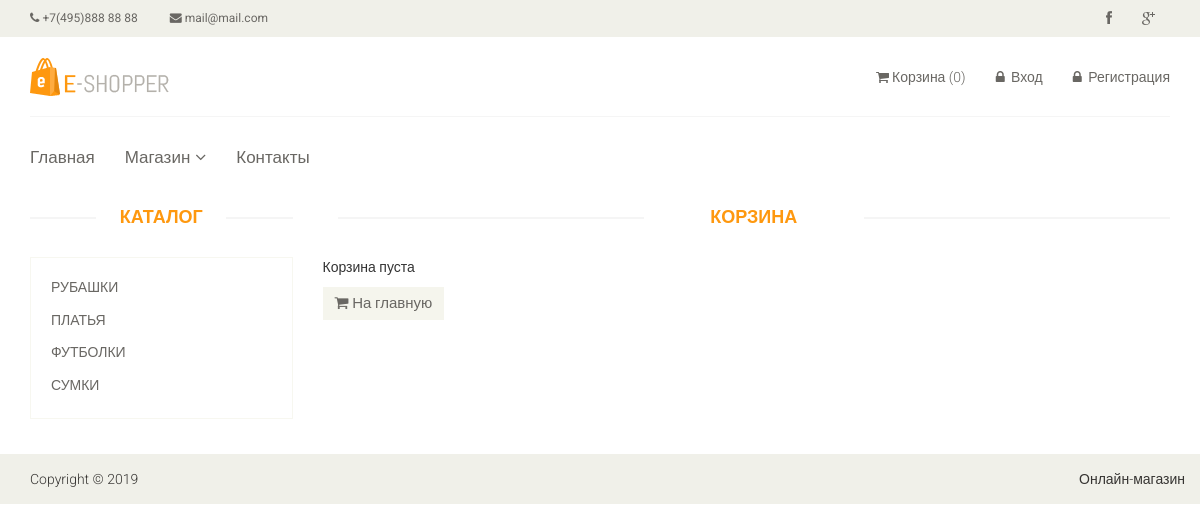
Page /cart/ on the committed database.
### tables this page shows
CREATE TABLE IF NOT EXISTS `category` (
  `id` int(11) NOT NULL AUTO_INCREMENT,
  `name` varchar(255) NOT NULL,
  `sort_order` int(11) NOT NULL DEFAULT '0',
  `status` int(11) NOT NULL DEFAULT '1',
  PRIMARY KEY (`id`)
);

### config/routes.php (called while the page is built)
<?php
return array(
    'product/([0-9]+)' => 'product/view/$1',
    'catalog' => 'catalog/index',
    'category/([0-9]+)/page-([0-9]+)' => 'catalog/category/$1/$2',
    'category/([0-9]+)' => 'catalog/category/$1',
    'cart/addAjax/([0-9]+)' => 'cart/addAjax/$1',
    'cart/checkout' => 'cart/checkout',
    'cart/delete/([0-9]+)' => 'cart/delete/$1',
    'cart/add/([0-9]+)' => 'cart/add/$1',
    'cart' => 'cart/index',
    'user/register' => 'user/register',
    'user/login' => 'user/login',
    'user/logout' => 'user/logout',
    'cabinet/edit' => 'cabinet/edit',
    'cabinet' => 'cabinet/index',
    'contacts' => 'site/contact',
    '' => 'site/index',
);

### controllers/CartController.php (called while the page is built, shortened)
<?php
class CartController
{
    public function actionIndex()
    {
        $categories = Category::getCategoriesList();
        $productsInCart = Cart::getProducts();
        require_once(ROOT . '/views/cart/index.php');
        return true;
    }
}

### index.php (called while the page is built, shortened)
<?php
$router = new Router();
$router->run();

### models/Category.php (called while the page is built)
<?php
class Category
{
    public static function getCategoriesList()
    {
        $db = Db::getConnection();
        $categoryList = array();
        $result = $db->query('SELECT id, name FROM category '
                . 'ORDER BY sort_order ASC');
        $i = 0;
        while ($row = $result->fetch()) {
            $categoryList[$i]['id'] = $row['id'];
            $categoryList[$i]['name'] = $row['name'];
            $i++;
        }
        return $categoryList;
    }
}

### models/Cart.php (called while the page is built, shortened)
<?php
class Cart
{
    public static function getProducts()
    {
        return false;
    }
}

### views/cart/index.php (the view)
<?php include ROOT . '/views/layouts/header.php'; ?>
<section>
    <div class="container">
        <div class="row">
            <div class="col-sm-3">
                <div class="left-sidebar">
                    <h2>Каталог</h2>
                    <div class="panel-group category-products">
                        <?php foreach ($categories as $categoryItem): ?>
                            <div class="panel panel-default">
                                <div class="panel-heading">
                                    <h4 class="panel-title">
                                        <a href="/category/<?php echo $categoryItem['id'];?>">
                                            <?php echo $categoryItem['name'];?>
                                        </a>
                                    </h4>
                                </div>
                            </div>
                        <?php endforeach; ?>
                    </div>
                </div>
            </div>
            <div class="col-sm-9 padding-right">
                <div class="features_items">
                    <h2 class="title text-center">Корзина</h2>
                    <?php if ($productsInCart): ?>
                        <p>Ваши выбранные товары:</p>
                        <table class="table-bordered table-striped table">
                            <tr>
                                <th>Код товара</th>
                                <th>Название</th>
                                <th>Стоимость</th>
                                <th>Количество</th>
                            </tr>
                            <?php foreach ($products as $product): ?>
                                <tr>
                                    <td><?php echo $product['code'];?></td>
                                    <td>
                                        <a href="/product/<?php echo $product['id'];?>">
                                            <?php echo $product['name'];?>
                                        </a>
                                    </td>
                                    <td><?php echo $product['price'];?></td>
                                    <td><?php echo $productsInCart[$product['id']];?></td>
                                    <td>
                                        <a class="btn btn-default checkout" href="/cart/delete/<?php echo $product['id'];?>">
                                            <i class="fa fa-times"></i>
                                        </a>
                                    </td>
                                </tr>
                            <?php endforeach; ?>
                                <tr>
                                    <td colspan="3">Общая стоимость:</td>
                                    <td><?php echo $totalPrice;?></td>
                                </tr>
                        </table>
                        <a class="btn btn-default checkout" href="/cart/checkout"><i class="fa fa-shopping-cart"></i>Оформить заказ</a>
                    <?php else: ?>
                        <p>Корзина пуста</p>
                        <a class="btn btn-default checkout" href="/"><i class="fa fa-shopping-cart"></i> На главную</a>
                    <?php endif; ?>
                </div>
            </div>
        </div>
    </div>
</section>
<?php include ROOT . '/views/layouts/footer.php'; ?>

### models/Router.php (shortened to what this page needs)
<?php
class Router
{
    private $routes;
    public function __construct()
    {
        $routesPath = ROOT . '/config/routes.php';
        $this->routes = include($routesPath);
    }
    private function getURI()
    {
        if (!empty($_SERVER['REQUEST_URI'])) {
            return trim($_SERVER['REQUEST_URI'], '/');
        }
    }
    public function run()
    {
        $uri = $this->getURI();
        foreach ($this->routes as $uriPattern => $path) {
            if (preg_match("~$uriPattern~", $uri)) {
                $internalRoute = preg_replace("~$uriPattern~", $path, $uri);
                $segments = explode('/', $internalRoute);
                $controllerName = array_shift($segments) . 'Controller';
                $actionName = 'action' . ucfirst(array_shift($segments));
                $parameters = $segments;
                $controllerObject = new $controllerName;
                $result = call_user_func_array(array($controllerObject, $actionName), $parameters);
                if ($result != null) {
                    break;
                }
            }
        }
    }
}

### template/css/main.css (style rules this page uses)
body { font-family: 'Roboto', sans-serif; background:; position: relative; font-weight:400px; }
html, body { height: 100%; margin: 0; padding: 0; }
a { -webkit-transition: 300ms; -moz-transition: 300ms; -o-transition: 300ms; transition: 300ms; }
h1, h2, h3, h4, h5, h6 { font-family: 'Roboto', sans-serif; }
.category-products { border: 1px solid #F7F7F0; margin-bottom: 35px; padding-bottom: 20px; padding-top: 15px; }
.left-sidebar h2, .brands_products h2 { color: #FE980F; font-family: 'Roboto', sans-serif; font-size: 18px; font-weight: 700; margin: 0 auto 30px; text-align: center; text-transform: uppercase; position: relative; z-index:3; }
.left-sidebar h2:after, h2.title:after { content: " "; position: absolute; border: 1px solid #f5f5f5; bottom:8px; left: 0; width: 100%; height: 0; z-index: -2; }
.left-sidebar h2:before { content: " "; position: absolute; background: #fff; bottom: -6px; width: 130px; height: 30px; z-index: -1; left: 50%; margin-left: -65px; }
h2.title:before { content: " "; position: absolute; background: #fff; bottom: -6px; width: 220px; height: 30px; z-index: -1; left: 50%; margin-left: -110px; }
.category-products .panel { background-color: #FFFFFF; border: 0px; border-radius: 0px; box-shadow:none; margin-bottom: 0px; }
.category-products .panel-default .panel-heading { background-color: #FFFFFF; border: 0 none; color: #FFFFFF; padding: 5px 20px; }
.category-products .panel-default .panel-heading .panel-title a { color: #696763; font-family: 'Roboto', sans-serif; font-size: 14px; text-decoration: none; text-transform: uppercase; }
.padding-right { padding-right: 0; }
.features_items { overflow:hidden; }
h2.title { color: #FE980F; font-family: 'Roboto', sans-serif; font-size: 18px; font-weight: 700; margin: 0 15px; text-transform: uppercase; margin-bottom: 30px; position: relative; }
.add-to-cart, .checkout, .back { background:#F5F5ED; border: 0 none; border-radius: 0; color: #696763; font-family: 'Roboto', sans-serif; font-size: 15px; margin-bottom: 25px; }

### rows in the picture
category: name "РУБАШКИ"
category: name "ПЛАТЬЯ"
category: name "ФУТБОЛКИ"
category: name "СУМКИ"
